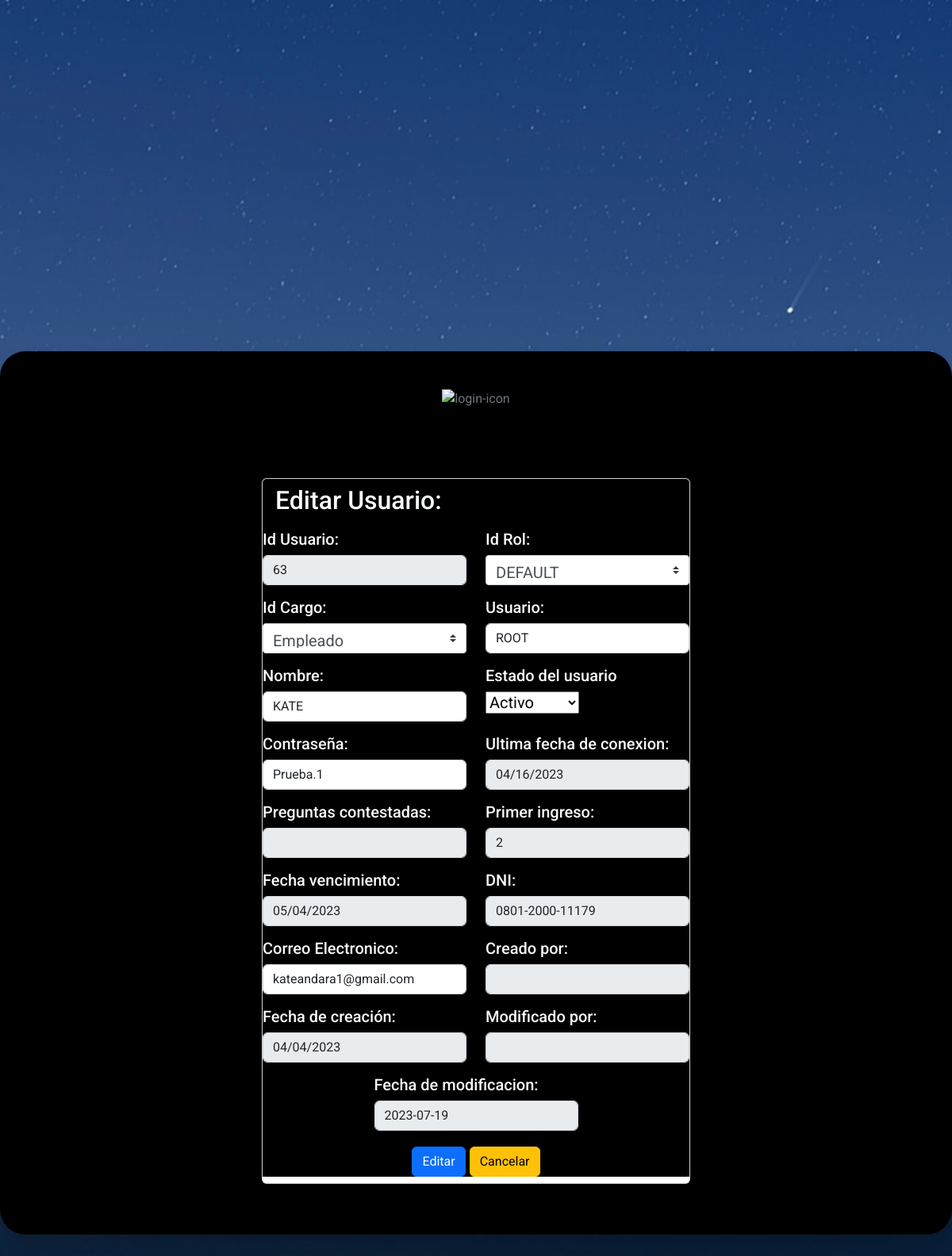
Page /Formularios/EditarUsuario.php?Id_Usuario=63 on the committed database.
### tables this page shows
CREATE TABLE `tbl_ms_usuarios` (
  `Id_Usuario` int NOT NULL AUTO_INCREMENT,
  `Id_Rol` int NOT NULL,
  `Id_Cargo` int NOT NULL,
  `Usuario` varchar(45) DEFAULT NULL,
  `Nombre` varchar(60) DEFAULT NULL,
  `Estado` varchar(45) DEFAULT NULL,
  `Contraseña` varchar(15) DEFAULT NULL,
  `Fecha_ultima_conexion` date DEFAULT NULL,
  `Preguntas_contestadas` int DEFAULT NULL,
  `Primer_ingreso` int DEFAULT NULL,
  `Fecha_vencimiento` date DEFAULT NULL,
  `DNI` varchar(16) DEFAULT NULL,
  `Correo_Electronico` varchar(45) DEFAULT NULL,
  `Creado_por` varchar(45) DEFAULT NULL,
  `Fecha_creacion` date DEFAULT NULL,
  `Modificado_por` varchar(45) DEFAULT NULL,
  `Fecha_modificacion` date DEFAULT NULL,
  PRIMARY KEY (`Id_Usuario`),
  KEY `fk_TBL_MS_USUARIOS_TBL_MS_ROLES1_idx` (`Id_Rol`),
  KEY `fk_TBL_MS_USUARIOS_TBL_CARGOS1_idx` (`Id_Cargo`),
  CONSTRAINT `FK_Id_Rol_TBL_MS_USUARIOS_TBL_MS_ROLES` FOREIGN KEY (`Id_Rol`) REFERENCES `tbl_ms_roles` (`Id_Rol`),
  CONSTRAINT `fk_TBL_MS_USUARIOS_TBL_CARGOS1` FOREIGN KEY (`Id_Cargo`) REFERENCES `tbl_cargos` (`Id_Cargo`)
);

### Formularios/EditarUsuario.php (the view, shortened to what this page needs)
<!doctype html>
<html lang="en">
  <head>
  <link rel="stylesheet" href="../style3.css">
<link rel="stylesheet" href="https://cdnjs.cloudflare.com/ajax/libs/font-awesome/4.7.0/css/font-awesome.min.css">
<link rel="stylesheet" href="https://maxcdn.bootstrapcdn.com/bootstrap/4.0.0/css/bootstrap.min.css">
    <link rel="stylesheet" href="https://cdn.jsdelivr.net/npm/bootstrap@5.0.2/dist/css/bootstrap.min.css">
    <link rel="stylesheet" href="https://cdn.jsdelivr.net/npm/bootstrap-icons@1.5.0/font/bootstrap-icons.css">
  <link href='https://unpkg.com/boxicons@2.1.1/css/boxicons.min.css' rel='stylesheet'>
  <link href="https://cdn.jsdelivr.net/npm/bootstrap@5.2.0/dist/css/bootstrap.min.css" rel="stylesheet">
  </head>
  <body>
  <?php
    include_once '../config/conexion2.php';
    $Id_Usuario = $_GET['Id_Usuario'];
    $sentencia = $conexion->prepare("select * from tbl_ms_usuarios where Id_Usuario = ?;");
    $sentencia->execute([$Id_Usuario]);
    $usuario = $sentencia->fetch(PDO::FETCH_OBJ);
    require_once("../config/conexion.php");
    $resultado = mysqli_query($conexion,"SELECT Id_Rol, Rol FROM tbl_ms_roles");
    $resultado1 = mysqli_query($conexion,"SELECT Id_Cargo, Nombre_cargo FROM tbl_cargos");
    ?>
<div class="bg-black p-5 rounded-5 text-secondary shadow " style="width: 80rem">
    <div class="row justify-content-center ">
        <div class="form-group col-md-6" >
            <div class="d-flex justify-content-center">
              <img src="https://cdn-icons-png.flaticon.com/512/5087/5087579.png" alt="login-icon" style="height: 7rem" />
            </div>
            <div class="card">
                <div class="card-header bg-black">
                   <h2 class="text-light"> Editar Usuario:</h2>
                </div>
                <h5>
                <form class="p-12 bg-black" method="POST" action="EditarUsuario.php?Id_Usuario=<?php echo $_GET['Id_Usuario'] ?>">
                <div class="row justify-content-center">
                <div class="form-group col-md-6">
                        <label class="text-light"> Id Usuario: </label>
                        <input type="number" class="form-control"  readonly name="Id_Usuario"   required readonly
                        value="<?php echo $usuario->Id_Usuario; ?>">
                </div>
                    <div class="form-group col-md-6">
                        <label class="text-light">Id Rol: </label>
                        <select name="Id_Rol" class="custom-select">
                                <?php while ($fila = $resultado->fetch_assoc()):
                                    $id_rol = $fila["Id_Rol"];
                                    $rol = $fila["Rol"];
                                     $s =  ($usuario->Id_Rol == $id_rol ) ? 'selected' : '';
                                    echo "<option
                                      ".$s."
                                    value='{$id_rol}'>{$rol}
                                    </option>";
                                    endwhile;
                                ?>
                        </select>
                    </div>
                    </div>
                    <div class="row justify-content-center">
                        <div class="form-group col-md-6">
                            <label class="text-light">Id Cargo: </label>
                            <select name="Id_Cargo" class="custom-select">
                                    <?php while ($fila = $resultado1->fetch_assoc()):
                                        $id_Cargo = $fila["Id_Cargo"];
                                        $nombre_cargo = $fila["Nombre_cargo"];
                                        $s =  ($usuario->Id_Cargo == $id_Cargo ) ? 'selected' : '';
                                        echo "<option
                                        ".$s."
                                        value='{$id_Cargo}'>{$nombre_cargo}
                                        </option>";
                                        endwhile;
                                    ?>
                            </select>
                        </div>
                        <div class="form-group col-md-6">
                            <label class="text-light">Usuario: </label>
                            <input style=" text-transform: uppercase; " type="text" class="form-control" name="Usuario" maxlength="45" autofocus required
                            value="<?php echo $usuario->Usuario; ?>">
                        </div>
                    </div>
                    <div class="row justify-content-center">
                        <div class="form-group col-md-6">
                            <label class="text-light">Nombre: </label>
                            <input style=" text-transform: uppercase; " type="text" class="form-control" name="Nombre" maxlength="60" autofocus required
                            value="<?php echo $usuario->Nombre; ?>">
                        </div>
                        <div class="form-group col-md-6">
                            <div style="font-size: 20px">
                                <label class="text-light" for="Estado">Estado del usuario</label>
                                <select name="Estado" id="Estado">
                                    <option <?php echo ($usuario->Estado == 'Estado') ? 'selected' : '' ?> value="Activo">Activo</option>
                                </select>
                            </div>
                        </div>
                    </div>
                    <div class="row justify-content-center">
                        <div class="form-group col-md-6">
                            <label class="text-light">Contraseña: </label>
                            <input type="text" class="form-control" name="Contraseña" maxlength="15" minlength="5" autofocus required
                            value="<?php echo $usuario->Contraseña; ?>">
                        </div>
                        <div class="form-group col-md-6">
                            <label class="text-light">Ultima fecha de conexion: </label>
                            <input type="date" class="form-control" readonly name="Fecha_ultima_conexion"
                            value="<?php echo $usuario->Fecha_ultima_conexion; ?>">
                        </div>
                    </div>
                    <div class="row justify-content-center">
                        <div class="form-group col-md-6">
                            <label class="text-light">Preguntas contestadas: </label>
                            <input type="number" class="form-control" name="Preguntas_contestadas"   readonly
                            value="<?php echo $usuario->Preguntas_contestadas; ?>">
                        </div>
                        <div class="form-group col-md-6">
                            <label class="text-light">Primer ingreso: </label>
                            <input type="number" class="form-control" name="Primer_ingreso" autofocus autofocus readonly
                            value="<?php echo $usuario->Primer_ingreso; ?>">
                        </div>
                    </div>
                    <div class="row justify-content-center">
                        <div class="form-group col-md-6">
                            <label class="text-light">Fecha vencimiento: </label>
                            <input type="date" class="form-control" readonly name="Fecha_vencimiento" autofocus required  readonly
                            value="<?php echo $usuario->Fecha_vencimiento; ?>">
                        </div>
                        <div class="form-group col-md-6">
                            <label class="text-light">DNI: </label>
                            <input type="text" class="form-control" name="DNI" maxlength="16" autofocus required readonly
                            value="<?php echo $usuario->DNI; ?>">
                        </div>
                    </div>
                    <div class="row justify-content-center">
                        <div class="form-group col-md-6">
                            <label class="text-light">Correo Electronico: </label>
                            <input type="Email" class="form-control" name="Correo_Electronico" autofocus required
                            value="<?php echo $usuario->Correo_Electronico; ?>">
                        </div>
                        <div class="form-group col-md-6">
                            <label class="text-light">Creado por: </label>
                            <input type="text" class="form-control" readonly name="Creado_por" autofocus required
                            value="<?php echo $usuario->Creado_por; ?>">
                        </div>
                    </div>
                    <div class="row justify-content-center">
                        <div class="form-group col-md-6">
                            <label class="text-light">Fecha de creación: </label>
                            <input type="date" class="form-control" readonly name="Fecha_creacion" autofocus required
                            value="<?php echo $usuario->Fecha_creacion; ?>">
                        </div>
                        <div class="form-group col-md-6">
                            <label class="text-light">Modificado por: </label>
                            <input type="text" class="form-control" name="Modificado_por" autofocus required readonly
                            value="<?php echo $_SESSION['usuario']; ?>">
                        </div>
                    </div>
                    <div class="row justify-content-center">
                        <div class="form-group col-md-6">
                            <label class="text-light">Fecha de modificacion: </label>
                            <input type="text" class="form-control"   name="Fecha_modificacion" autofocus readonly
                            value="<?php echo date("Y-m-d"); ?>">
                        </div>
                        <div class="d-flex gap-1 justify-content-center mt-1">
                            <div >
                                <input name="btnEditar" type="submit" class="btn btn-primary" value="Editar">
                                <a href="GestionUsuarios.php" type="submit"  class="btn btn-warning">Cancelar</a>
                            </div>
                        </div>
                    </div>
            </form>
        </h5>
            </div>
        </div>
    </div>
</div>
  </body>
</html>
<?php include '../components/footer.components.php' ?>

### style3.css (style rules this page uses)
* { margin: 0; padding: 0; box-sizing: border-box; font-family: 'Roboto', sans-serif; }
body { height: 250vh; display: flex; align-items: center; justify-content: center; background-image: url(img/3.jpg); background-position: center; background-repeat: no-repeat; background-size: cover; color: #fff; }

### rows in the picture
tbl_ms_usuarios: Id_Usuario "63", Usuario "ROOT", Nombre "KATE", Contraseña "Prueba.1", Fecha_ultima_conexion "04/16/2023", Primer_ingreso "2", Fecha_vencimiento "05/04/2023", DNI "0801-2000-11179", Correo_Electronico "kateandara1@gmail.com", Fecha_creacion "04/04/2023"

### other values in the picture
form field Id_Rol "DEFAULT"
form field Id_Cargo "Empleado"
